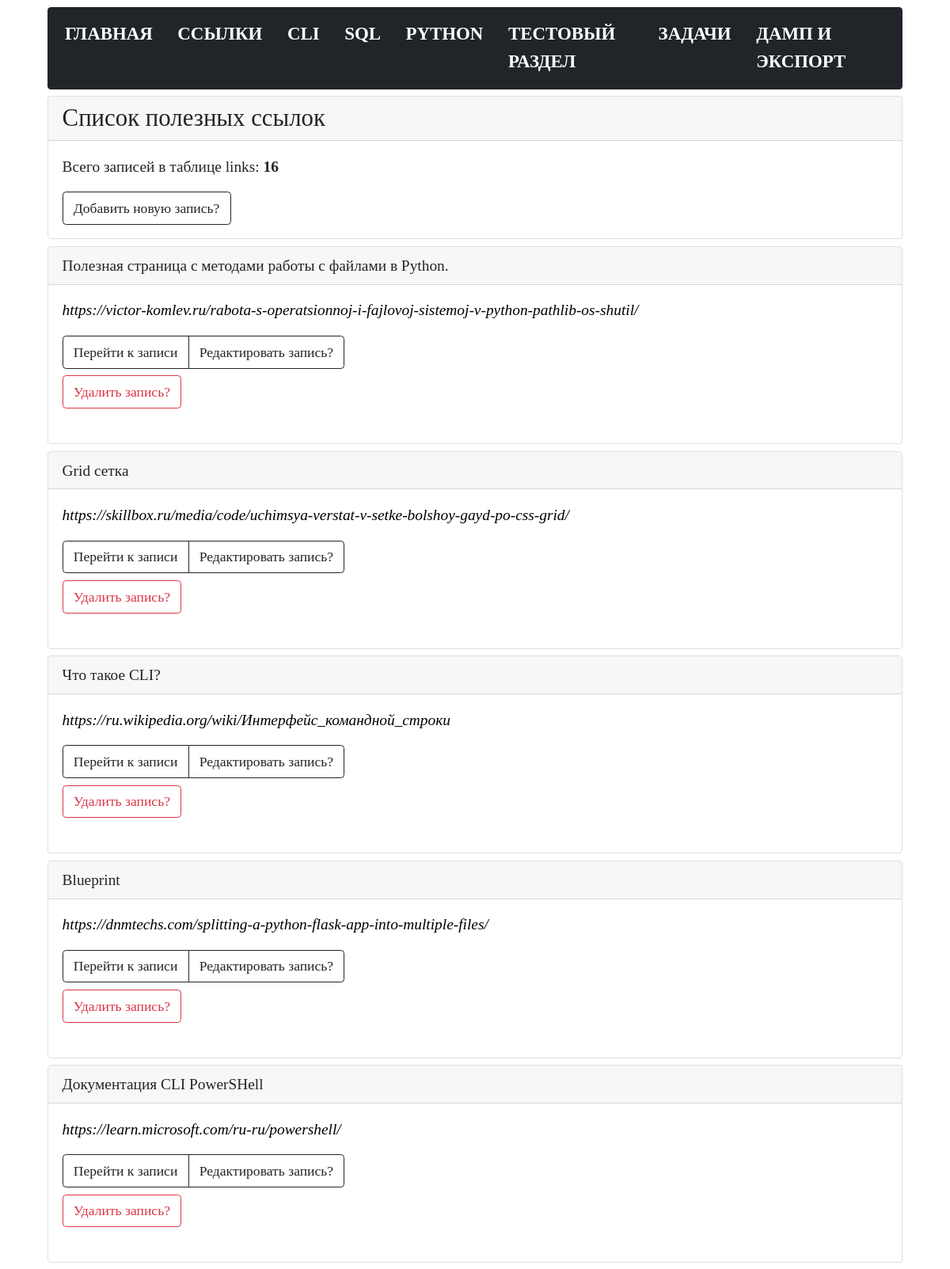
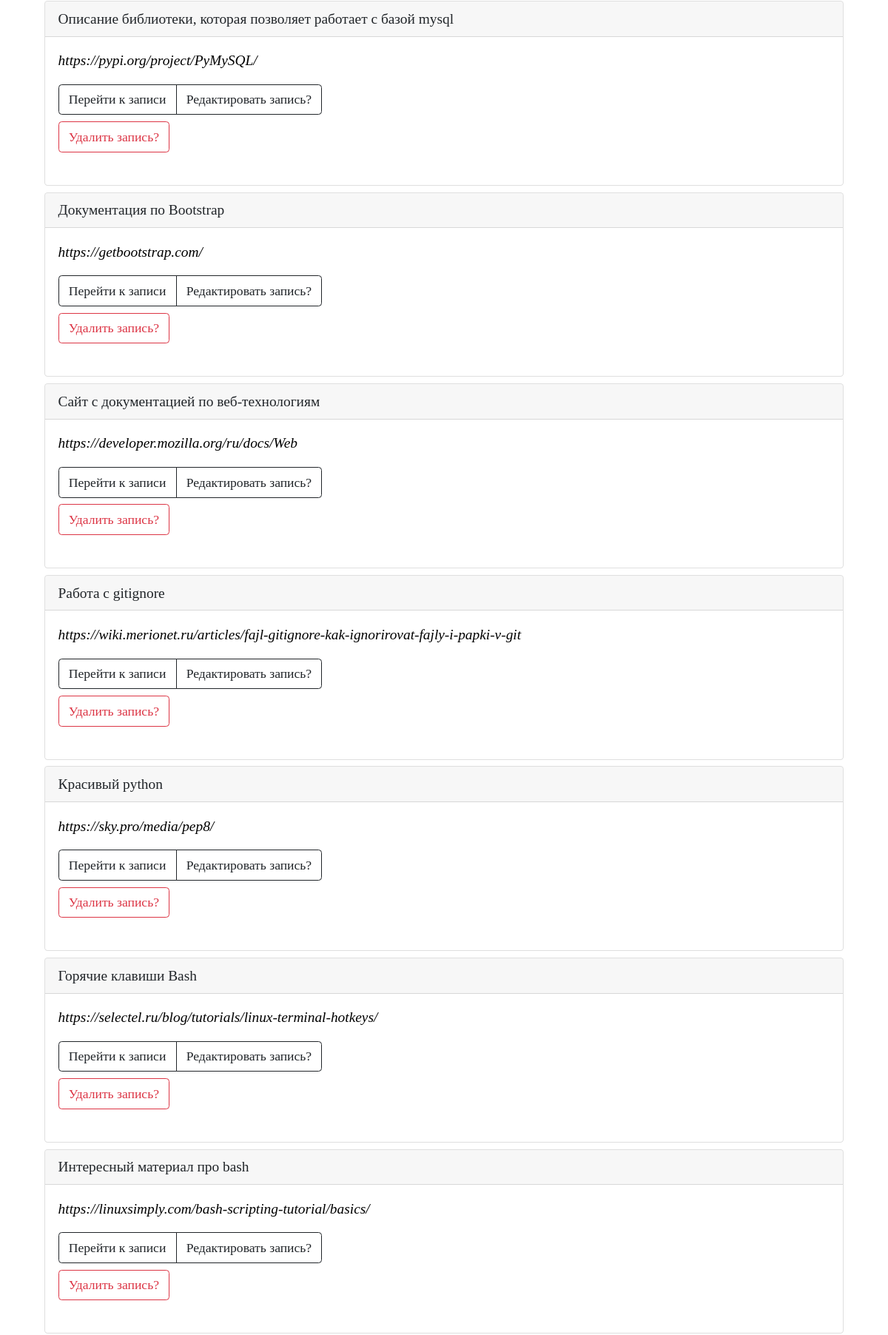
Screenshot of /links (upper part) with the database file from the repository (2 pictures, top to bottom).
### tables this page shows
CREATE TABLE "links"
(
    links_id      INTEGER
        primary key autoincrement,
    links_name    TEXT not null,
    links_command TEXT not null
);

### modules/links/links_list_commands.py (the view)
@bp.route("/links")
def links_list_commands():
    conn = connect.get_db_connection()
    cur = conn.cursor()
    links_list_count = int(cur.execute("SELECT COUNT(*) FROM links").fetchone()[0])
    links_list = conn.execute("SELECT * FROM links ORDER BY 1 DESC").fetchall()
    conn.close()
    return render_template("links/links_list_commands.html",
                           links_list=links_list,
                           links_list_count=links_list_count,
                           )

### modules/connect.py (called while the page is built)
def get_db_connection():
    db_path = os.path.join(BASE_DIR, '../database.db')
    conn = sqlite3.connect(db_path)
    conn.row_factory = sqlite3.Row
    return conn

### templates/links/links_list_commands.html (shortened to what this page needs)
{% extends "base.html" %} {% block title %}Ссылки{% endblock %} {% block content %}
<div class="card mb-2">
   <div class="card-header h3">Список полезных ссылок</div>
   <div class="card-body">
      <p class="card-text">Всего записей в таблице links: <b>{{ links_list_count }}</b></p>
      <p class="card-text">
         <a href="{{ url_for('add_links_command.add_links_command') }}" class="btn btn-outline-dark">Добавить новую
            запись?</a>
      </p>
   </div>
</div>
{% for links_list in links_list %}
<div class="card mb-2">
   <div class="card-header">{{ links_list['links_name'] }}</div>
   <div class="card-body">
      <p class="card-text">
         <a href="{{ links_list['links_command'] }}" target="_blank"><i>{{ links_list['links_command']
               }}</i></a>
      <div class="btn-group pb-2" role="group" aria-label="...">
         <a href="{{ url_for('get_post_links_command.get_post_links_command', links_id=links_list['links_id']) }}"
            class="btn btn-outline-dark">Перейти к записи</a>
         <a href="{{ url_for('edit_links_command.edit_links_command', links_id=links_list['links_id']) }}"
            class="btn btn-outline-dark">Редактировать запись?</a>
      </div>
      <form action="{{ url_for('delete_links_command.delete_links_command', links_id=links_list['links_id'])}}"
         method="POST" class="pb-2">
         <input type="submit" class="btn btn-outline-danger" value="Удалить запись?"
            onclick="return confirm('Вы точно уверены что хотите удалить запись?')" />
      </form>
      </p>
   </div>
</div>
{% endfor %}
{% endblock %}

### static/styles.css (style rules this page uses)
* { font-size: 1.1rem; font-family:consolas; }
body { width: 90%; margin: auto; }
a { color: black; text-decoration: none; }
.card { margin-top: 0.50rem; }

### rows the page displays
links: links_name "Полезная страница с методами работы с файлами в Python.", links_command "https://victor-komlev.ru/rabota-s-operatsionnoj-i-fajlovoj-sistemoj-v-python-pathlib-os-shutil/"
links: links_name "Grid сетка", links_command "https://skillbox.ru/media/code/uchimsya-verstat-v-setke-bolshoy-gayd-po-css-grid/"
links: links_name "Что такое CLI?", links_command "https://ru.wikipedia.org/wiki/Интерфейс_командной_строки"
links: links_name "Blueprint", links_command "https://dnmtechs.com/splitting-a-python-flask-app-into-multiple-files/"
links: links_name "Документация CLI PowerSHell", links_command "https://learn.microsoft.com/ru-ru/powershell/"
links: links_name "Описание библиотеки, которая позволяет работает с базой mysql", links_command "https://pypi.org/project/PyMySQL/"
links: links_name "Документация по Bootstrap", links_command "https://getbootstrap.com/"
links: links_name "Сайт с документацией по веб-технологиям", links_command "https://developer.mozilla.org/ru/docs/Web"
links: links_name "Работа с gitignore", links_command "https://wiki.merionet.ru/articles/fajl-gitignore-kak-ignorirovat-fajly-i-papki-v-git"
links: links_name "Красивый python", links_command "https://sky.pro/media/pep8/"
links: links_name "Горячие клавиши Bash", links_command "https://selectel.ru/blog/tutorials/linux-terminal-hotkeys/"
links: links_name "Интересный материал про bash", links_command "https://linuxsimply.com/bash-scripting-tutorial/basics/"

### other values shown
{{ links_list_count }} "16"
